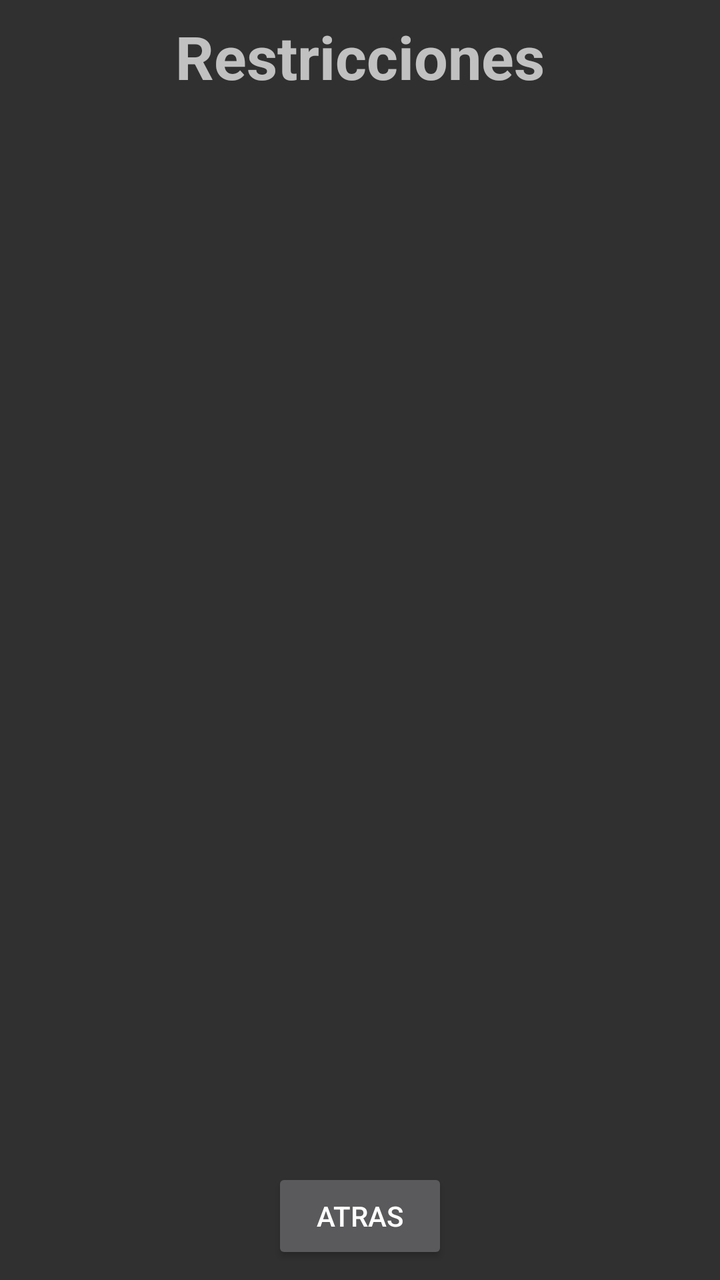
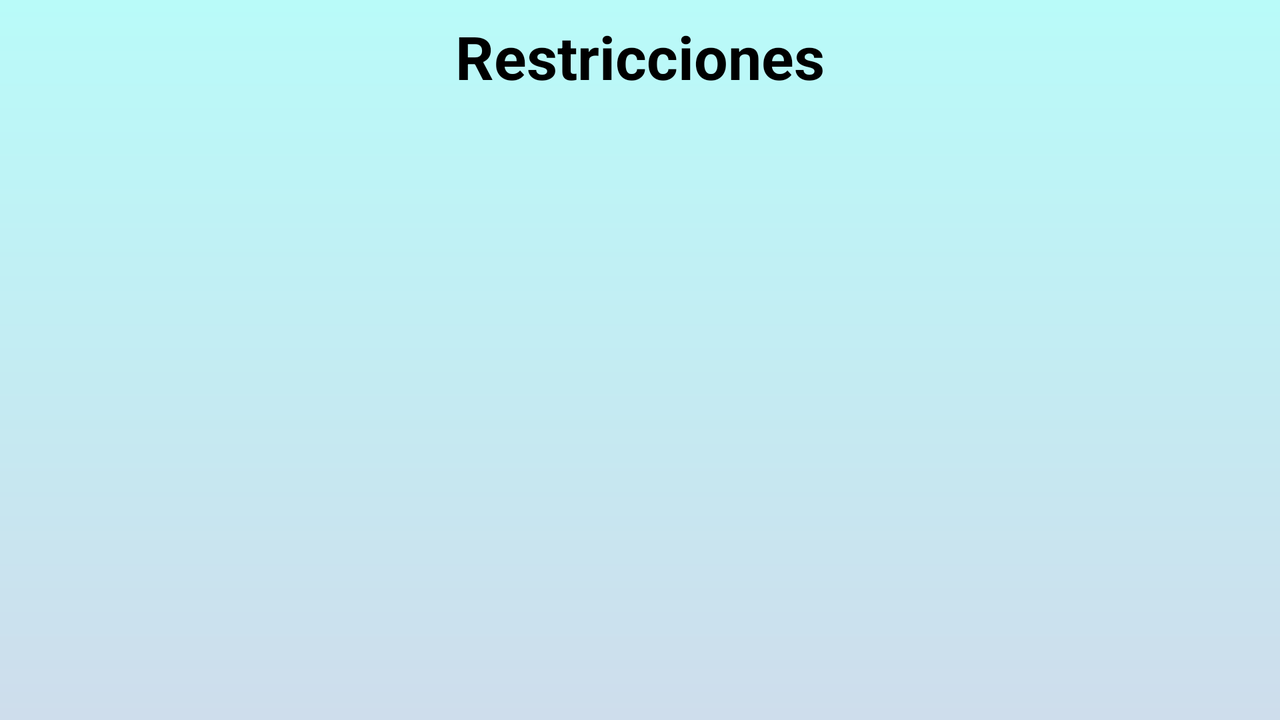

Compare how this app lays out the same screen by default and in its alternative resource folder. The renders come first, then the two layout files and the values they reference.
<!-- AndroidManifest.xml: application theme AppTheme -->
<!-- res/layout/activity_restrictions.xml -->
<?xml version="1.0" encoding="utf-8"?>
<androidx.constraintlayout.widget.ConstraintLayout xmlns:android="http://schemas.android.com/apk/res/android"
    xmlns:app="http://schemas.android.com/apk/res-auto"
    xmlns:tools="http://schemas.android.com/tools"
    android:layout_width="match_parent"
    android:layout_height="match_parent"
    android:background="@color/colorFondo"
    tools:context=".views.RestrictionsActivity">

    <TextView
        android:id="@+id/textView2"
        android:layout_width="wrap_content"
        android:layout_height="wrap_content"
        android:layout_marginTop="8dp"
        android:text="@string/restriction_title"
        android:textSize="30sp"
        android:textStyle="bold"
        app:layout_constraintEnd_toEndOf="parent"
        app:layout_constraintStart_toStartOf="parent"
        app:layout_constraintTop_toTopOf="parent" />

    <androidx.recyclerview.widget.RecyclerView
        android:id="@+id/list_restrictions"
        android:layout_width="407dp"
        android:layout_height="409dp"
        app:layout_constraintBottom_toTopOf="@+id/button"
        app:layout_constraintEnd_toEndOf="parent"
        app:layout_constraintStart_toStartOf="parent"
        app:layout_constraintTop_toBottomOf="@+id/textView2" />

    <Button
        android:id="@+id/button"
        android:layout_width="wrap_content"
        android:layout_height="wrap_content"
        android:layout_marginBottom="8dp"
        android:onClick="OnClickVolver"
        android:text="@string/text_back"
        app:layout_constraintBottom_toBottomOf="parent"
        app:layout_constraintEnd_toEndOf="parent"
        app:layout_constraintStart_toStartOf="parent" />
</androidx.constraintlayout.widget.ConstraintLayout>
<!-- resources referenced by this layout -->
<resources>
  <string name="restriction_title">Restricciones</string>
  <string name="text_back">Atras</string>
  <style name="AppTheme" parent="Theme.AppCompat.NoActionBar">
          
          <item name="colorPrimary">@color/primary</item>
          
          <item name="colorAccent">@color/accent</item>
      </style>
  <color name="primary">#6200EE</color>
  <color name="accent">#03DAC5</color>
</resources>
<!-- res/layout-land/activity_restrictions.xml (the author's variant of the layout above) -->
<!-- drawn on the phone turned sideways -->
<?xml version="1.0" encoding="utf-8"?>
<androidx.constraintlayout.widget.ConstraintLayout xmlns:android="http://schemas.android.com/apk/res/android"
    xmlns:app="http://schemas.android.com/apk/res-auto"
    xmlns:tools="http://schemas.android.com/tools"
    android:layout_width="match_parent"
    android:layout_height="match_parent"
    android:background="@drawable/ic_background_color"
    tools:context=".views.RestrictionsActivity">

    <LinearLayout
        android:layout_width="match_parent"
        android:layout_height="match_parent"
        android:orientation="vertical"
        app:layout_constraintBottom_toBottomOf="parent"
        app:layout_constraintStart_toStartOf="parent"
        app:layout_constraintTop_toTopOf="parent">

        <TextView
            android:id="@+id/textView2"
            android:layout_width="match_parent"
            android:layout_height="wrap_content"
            android:layout_marginTop="8dp"
            android:gravity="center"
            android:text="@string/restriction_title"
            android:textColor="@color/black"
            android:textSize="30sp"
            android:textStyle="bold" />

        <androidx.recyclerview.widget.RecyclerView
            android:id="@+id/list_restrictions"
            android:layout_width="match_parent"
            android:layout_height="match_parent" />
    </LinearLayout>

</androidx.constraintlayout.widget.ConstraintLayout>
<!-- resources referenced by the variant -->
<!-- as the phone turned sideways resolves them -->
<resources>
  <color name="black">#000000</color>
  <!-- drawable ic_background_color (drawable) -->
  <?xml version="1.0" encoding="utf-8"?>
  <shape xmlns:android="http://schemas.android.com/apk/res/android">
      <gradient
          android:startColor="@color/background2"
          android:endColor="@color/background1"
          android:type="linear"
          android:angle="-90"/>
  </shape>
  <string name="restriction_title">Restricciones</string>
  <style name="AppTheme" parent="Theme.AppCompat.NoActionBar">
          
          <item name="colorPrimary">@color/primary</item>
          
          <item name="colorAccent">@color/accent</item>
      </style>
  <color name="background2">#B9FBF9</color>
  <color name="background1">#CEDDEC</color>
  <color name="primary">#6200EE</color>
  <color name="accent">#03DAC5</color>
</resources>
